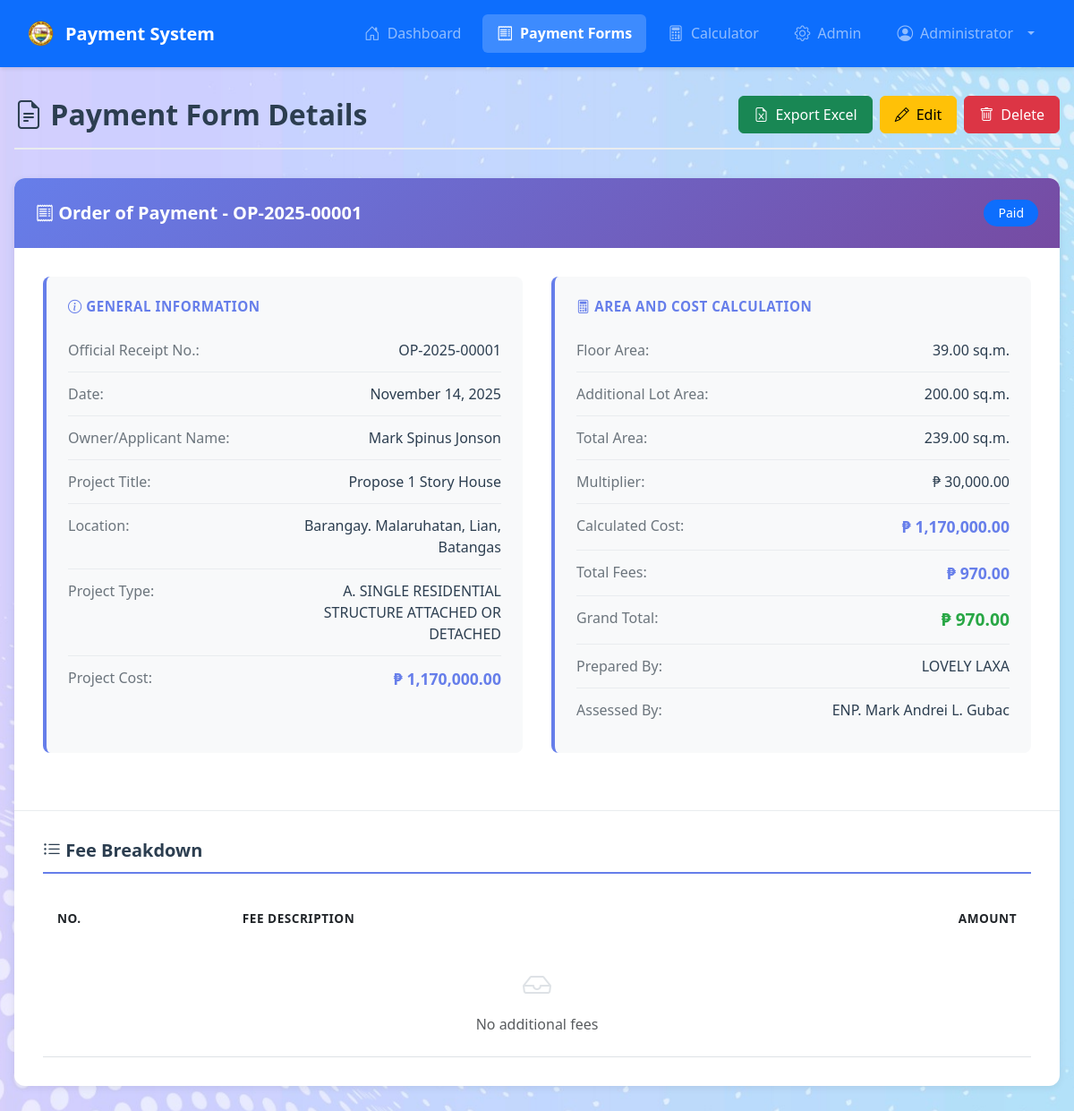
/?page=payment&action=view&id=1 (signed in), run on the app's committed database.
### tables this page shows
CREATE TABLE `payment_forms` (
  `id` int(11) NOT NULL,
  `official_receipt_no` varchar(50) DEFAULT NULL,
  `owner_applicant_name` varchar(255) NOT NULL,
  `project_title` varchar(255) NOT NULL,
  `location` text NOT NULL,
  `date` date NOT NULL,
  `division` varchar(100) DEFAULT NULL,
  `project_type` varchar(10) DEFAULT NULL,
  `project_cost` decimal(15,2) DEFAULT 0.00,
  `multiplier` decimal(10,2) DEFAULT 0.00,
  `calculated_cost` decimal(15,2) DEFAULT 0.00,
  `floor_area` decimal(10,2) DEFAULT 0.00,
  `additional_lot_area` decimal(10,2) DEFAULT 0.00,
  `total_area` decimal(10,2) DEFAULT 0.00,
  `total_fees` decimal(10,2) DEFAULT 0.00,
  `surcharge_percentage` int(11) DEFAULT 0,
  `surcharge_amount` decimal(10,2) DEFAULT 0.00,
  `grand_total` decimal(10,2) DEFAULT 0.00,
  `prepared_by` varchar(100) DEFAULT NULL,
  `assessed_by` varchar(100) DEFAULT NULL,
  `status` enum('draft','approved','paid') DEFAULT 'draft',
  `created_by` int(11) DEFAULT NULL,
  `created_at` timestamp NOT NULL DEFAULT current_timestamp(),
  `updated_at` timestamp NOT NULL DEFAULT current_timestamp() ON UPDATE current_timestamp()
);

### Controllers/PaymentController.php (called while the page is built, shortened)
<?php
class PaymentController {
    private $paymentModel;
    public function __construct() {
        $this->paymentModel = new Payment();
    }
    public function view() {
        $id = $_GET['id'] ?? 0;
        $payment = $this->paymentModel->getPaymentForm($id);
        require_once ROOT_PATH . '/Views/Pages/PaymentView.php';
    }
}

### Core/Database.php (called while the page is built, shortened)
<?php
class Database {
    private $host = DB_HOST;
    private $user = DB_USER;
    private $pass = DB_PASS;
    private $dbname = DB_NAME;
    private $conn;
    private $stmt;
    public function __construct() {
        $dsn = "mysql:host={$this->host};dbname={$this->dbname};charset=utf8mb4";
        $options = [
            PDO::ATTR_ERRMODE => PDO::ERRMODE_EXCEPTION,
            PDO::ATTR_DEFAULT_FETCH_MODE => PDO::FETCH_ASSOC,
            PDO::ATTR_EMULATE_PREPARES => false
        ];
        try {
            $this->conn = new PDO($dsn, $this->user, $this->pass, $options);
        } catch (PDOException $e) {
            die("Database Connection Error: " . $e->getMessage());
        }
    }
    public function query($sql) {
        $this->stmt = $this->conn->prepare($sql);
        return $this;
    }
    public function bind($param, $value, $type = null) {
        if (is_null($type)) {
            switch (true) {
                default:
                    $type = PDO::PARAM_STR;
            }
        }
        $this->stmt->bindValue($param, $value, $type);
        return $this;
    }
    public function execute() {
        return $this->stmt->execute();
    }
    public function single() {
        $this->execute();
        return $this->stmt->fetch();
    }
}

### Models/Payment.php (called while the page is built, shortened)
<?php
class Payment {
    private $db;
    public function __construct() {
        $this->db = new Database();
    }
    public function getPaymentForm($id) {
        $this->db->query("SELECT * FROM payment_forms WHERE id = :id");
        $this->db->bind(':id', $id);
        $payment = $this->db->single();
        if ($payment) {
            $payment['fees'] = $this->getFees($id);
        }
        return $payment;
    }
    public function getFees($paymentId) {
        $this->db->query("SELECT * FROM payment_fees WHERE payment_form_id = :payment_id ORDER BY id");
        $this->db->bind(':payment_id', $paymentId);
        return $this->db->resultSet();
    }
}

### config.php (called while the page is built, shortened)
<?php
spl_autoload_register(function ($class) {
    $paths = [
        ROOT_PATH . '/Controllers/',
        ROOT_PATH . '/Models/',
        ROOT_PATH . '/Core/'
    ];
    foreach ($paths as $path) {
        $file = $path . $class . '.php';
        if (file_exists($file)) {
            return;
        }
    }
});
if (file_exists(ROOT_PATH . '/Core/ProjectTypes.php')) {
    require_once ROOT_PATH . '/Core/ProjectTypes.php';
}

### Core/ProjectTypes.php (called while the page is built, shortened)
<?php
class ProjectTypes {
    public static function getProjectType($type) {
        $types = self::getProjectTypes();
        return $types[$type] ?? null;
    }
}

### Views/Pages/PaymentView.php (the view, shortened to what this page needs)
<?php
require_once ROOT_PATH . '/Views/User/Layouts/Header.php';
$payment = $GLOBALS['payment'] ?? null;
?>
<div class="page-container">
    <div class="page-header">
        <h2><i class="bi bi-file-earmark-text"></i> Payment Form Details</h2>
        <div class="action-buttons">
            <a href="<?php echo BASE_URL; ?>?page=pdf&action=excel&id=<?php echo $payment['id']; ?>"
               class="btn btn-success btn-action">
                <i class="bi bi-file-earmark-excel"></i> Export Excel
            </a>
            <a href="<?php echo BASE_URL; ?>?page=payment&action=edit&id=<?php echo $payment['id']; ?>"
               class="btn btn-warning btn-action">
                <i class="bi bi-pencil"></i> Edit
            </a>
            <a href="<?php echo BASE_URL; ?>?page=payment&action=delete&id=<?php echo $payment['id']; ?>"
               class="btn btn-danger btn-action"
               onclick="return confirm('Are you sure you want to delete this payment form?')">
                <i class="bi bi-trash"></i> Delete
            </a>
        </div>
    </div>
    <div class="content-card">
        <div class="card-header-custom">
            <h5><i class="bi bi-receipt"></i> Order of Payment - <?php echo htmlspecialchars($payment['official_receipt_no']); ?></h5>
            <span class="status-badge badge bg-<?php echo $payment['status'] === 'approved' ? 'success' : ($payment['status'] === 'paid' ? 'primary' : 'warning'); ?>">
                <?php echo ucfirst($payment['status']); ?>
            </span>
        </div>
        <div class="info-section">
            <div class="info-row">
                <div class="info-group">
                    <h6><i class="bi bi-info-circle"></i> General Information</h6>
                    <div class="info-item">
                        <span class="info-label">Official Receipt No.:</span>
                        <span class="info-value"><?php echo htmlspecialchars($payment['official_receipt_no']); ?></span>
                    </div>
                    <div class="info-item">
                        <span class="info-label">Date:</span>
                        <span class="info-value"><?php echo date('F d, Y', strtotime($payment['date'])); ?></span>
                    </div>
                    <div class="info-item">
                        <span class="info-label">Owner/Applicant Name:</span>
                        <span class="info-value"><?php echo htmlspecialchars($payment['owner_applicant_name']); ?></span>
                    </div>
                    <div class="info-item">
                        <span class="info-label">Project Title:</span>
                        <span class="info-value"><?php echo htmlspecialchars($payment['project_title']); ?></span>
                    </div>
                    <div class="info-item">
                        <span class="info-label">Location:</span>
                        <span class="info-value"><?php echo htmlspecialchars($payment['location']); ?></span>
                    </div>
                    <?php if (!empty($payment['project_type'])):
                        require_once ROOT_PATH . '/Core/ProjectTypes.php';
                        $projectType = ProjectTypes::getProjectType($payment['project_type']);
                        if ($projectType): ?>
                        <div class="info-item">
                            <span class="info-label">Project Type:</span>
                            <span class="info-value"><?php echo htmlspecialchars($payment['project_type'] . '. ' . $projectType['name']); ?></span>
                        </div>
                        <?php endif; ?>
                    <?php endif; ?>
                    <?php if (!empty($payment['project_cost']) && $payment['project_cost'] > 0): ?>
                    <div class="info-item">
                        <span class="info-label">Project Cost:</span>
                        <span class="info-value highlight">₱ <?php echo number_format($payment['project_cost'], 2); ?></span>
                    </div>
                    <?php endif; ?>
                </div>
                <div class="info-group">
                    <h6><i class="bi bi-calculator"></i> Area and Cost Calculation</h6>
                    <div class="info-item">
                        <span class="info-label">Floor Area:</span>
                        <span class="info-value"><?php echo number_format($payment['floor_area'], 2); ?> sq.m.</span>
                    </div>
                    <div class="info-item">
                        <span class="info-label">Additional Lot Area:</span>
                        <span class="info-value"><?php echo number_format($payment['additional_lot_area'], 2); ?> sq.m.</span>
                    </div>
                    <div class="info-item">
                        <span class="info-label">Total Area:</span>
                        <span class="info-value"><?php echo number_format($payment['total_area'], 2); ?> sq.m.</span>
                    </div>
                    <?php if (!empty($payment['multiplier']) && $payment['multiplier'] > 0): ?>
                    <div class="info-item">
                        <span class="info-label">Multiplier:</span>
                        <span class="info-value">₱ <?php echo number_format($payment['multiplier'], 2); ?></span>
                    </div>
                    <?php endif; ?>
                    <?php if (!empty($payment['calculated_cost']) && $payment['calculated_cost'] > 0): ?>
                    <div class="info-item">
                        <span class="info-label">Calculated Cost:</span>
                        <span class="info-value highlight">₱ <?php echo number_format($payment['calculated_cost'], 2); ?></span>
                    </div>
                    <?php endif; ?>
                    <div class="info-item">
                        <span class="info-label">Total Fees:</span>
                        <span class="info-value highlight">₱ <?php echo number_format($payment['total_fees'], 2); ?></span>
                    </div>
                    <div class="info-item">
                        <span class="info-label">Grand Total:</span>
                        <span class="info-value highlight" style="color: #28a745; font-size: 1.2rem;">₱ <?php echo number_format($payment['grand_total'], 2); ?></span>
                    </div>
                    <div class="info-item">
                        <span class="info-label">Prepared By:</span>
                        <span class="info-value"><?php echo htmlspecialchars($payment['prepared_by']); ?></span>
                    </div>
                    <div class="info-item">
                        <span class="info-label">Assessed By:</span>
                        <span class="info-value"><?php echo htmlspecialchars($payment['assessed_by']); ?></span>
                    </div>
                </div>
            </div>
        </div>
        <div class="fee-table-section">
            <h5><i class="bi bi-list-ul"></i> Fee Breakdown</h5>
            <div class="table-responsive">
                <table class="table table-custom">
                    <thead>
                        <tr>
                            <th>No.</th>
                            <th>Fee Description</th>
                            <th class="text-end">Amount</th>
                        </tr>
                    </thead>
                    <tbody>
                        <?php
                        $filteredFees = [];
                        if (!empty($filteredFees)): ?>
                            <?php foreach ($filteredFees as $index => $fee): ?>
                                <tr>
                                    <td><?php echo $index + 1; ?></td>
                                    <td><?php echo htmlspecialchars($fee['fee_name']); ?></td>
                                    <td class="text-end"><strong>₱ <?php echo number_format($fee['fee_amount'], 2); ?></strong></td>
                                </tr>
                            <?php endforeach; ?>
                        <?php else: ?>
                            <tr>
                                <td colspan="3" class="text-center py-4">
                                    <i class="bi bi-inbox" style="font-size: 2rem; color: #dee2e6;"></i>
                                    <p class="text-muted mt-2 mb-0">No additional fees</p>
                                </td>
                            </tr>
                        <?php endif; ?>
                    </tbody>
                </table>
            </div>
        </div>
    </div>
</div>
<?php
require_once ROOT_PATH . '/Views/User/Layouts/Footer.php';
?>

### data on the page
payment_forms: official_receipt_no "OP-2025-00001", status "Paid", date "November 14, 2025", owner_applicant_name "Mark Spinus Jonson", project_title "Propose 1 Story House", location "Barangay. Malaruhatan, Lian, Batangas", project_type "A. SINGLE RESIDENTIAL STRUCTURE ATTACHED OR DETACHED", project_cost "1,170,000.00", floor_area "39.00", additional_lot_area "200.00", total_area "239.00", multiplier "30,000.00", calculated_cost "1,170,000.00", total_fees "970.00", grand_total "970.00", prepared_by "LOVELY LAXA", assessed_by "ENP. Mark Andrei L. Gubac"

### other printed values
APP_NAME "Payment System"
$_SESSION['full_name'] "Administrator"
